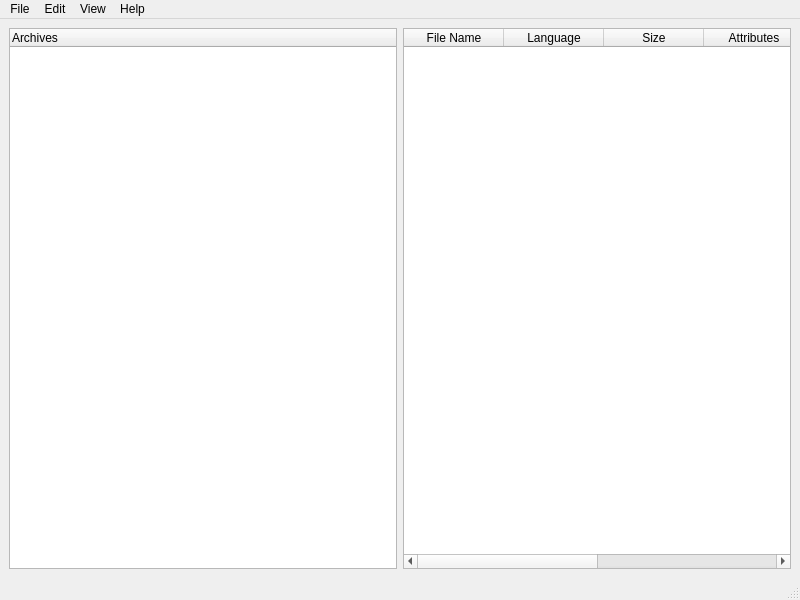
<?xml version="1.0" encoding="UTF-8"?>
<ui version="4.0">
 <class>MainWindow</class>
 <widget class="QMainWindow" name="MainWindow">
  <property name="geometry">
   <rect>
    <x>0</x>
    <y>0</y>
    <width>800</width>
    <height>600</height>
   </rect>
  </property>
  <property name="windowTitle">
   <string>MainWindow</string>
  </property>
  <widget class="QWidget" name="centralwidget">
   <layout class="QGridLayout" name="gridLayout">
    <item row="0" column="0">
     <widget class="QTreeWidget" name="treeWidget">
      <column>
       <property name="text">
        <string>Archives</string>
       </property>
      </column>
     </widget>
    </item>
    <item row="0" column="1">
     <widget class="QTableWidget" name="tableWidget">
      <column>
       <property name="text">
        <string>File Name</string>
       </property>
      </column>
      <column>
       <property name="text">
        <string>Language</string>
       </property>
      </column>
      <column>
       <property name="text">
        <string>Size</string>
       </property>
      </column>
      <column>
       <property name="text">
        <string>Attributes</string>
       </property>
      </column>
      <column>
       <property name="text">
        <string>Index</string>
       </property>
      </column>
      <column>
       <property name="text">
        <string>Compressed Size</string>
       </property>
      </column>
     </widget>
    </item>
   </layout>
  </widget>
  <widget class="QMenuBar" name="menubar">
   <property name="geometry">
    <rect>
     <x>0</x>
     <y>0</y>
     <width>800</width>
     <height>25</height>
    </rect>
   </property>
   <widget class="QMenu" name="menuFile">
    <property name="title">
     <string>File</string>
    </property>
   </widget>
   <widget class="QMenu" name="menuView">
    <property name="title">
     <string>Edit</string>
    </property>
   </widget>
   <widget class="QMenu" name="menuView_2">
    <property name="title">
     <string>View</string>
    </property>
   </widget>
   <widget class="QMenu" name="menuHelp">
    <property name="title">
     <string>Help</string>
    </property>
   </widget>
   <addaction name="menuFile"/>
   <addaction name="menuView"/>
   <addaction name="menuView_2"/>
   <addaction name="menuHelp"/>
  </widget>
  <widget class="QStatusBar" name="statusbar"/>
 </widget>
 <resources/>
 <connections/>
</ui>
